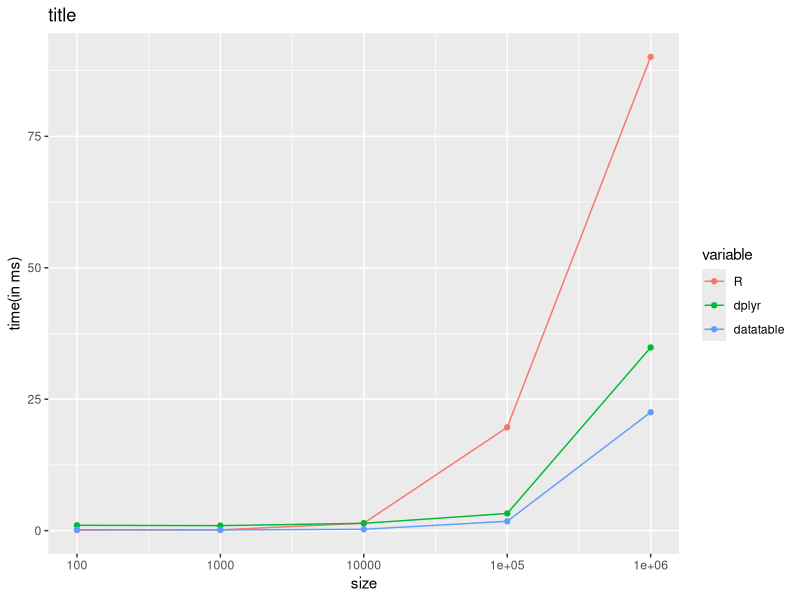
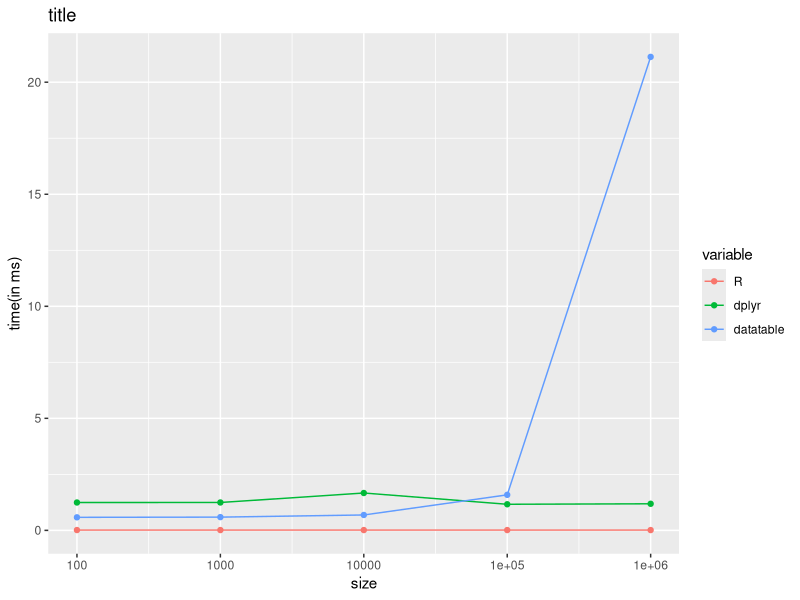

The R script that drew these images, in order: (Note: a time limit stopped this script after it produced the figures.)
# Import the required libraries
# If not installed then use install.packages('...')
# Plots Order:
# 1. Row Subsetting
# 2. Column Subsetting
# 3. Group_by Operation
# 4.
# 5. 

library(data.table)
library(dplyr)
library(microbenchmark)
library(ggplot2)
library(reshape2)

# Set a random seed, so we can reproduce the results
set.seed(1234)

# Breakpoints for data frame sizes
breaks = c(100, 1000, 10000, 100000, 1000000)

# Create a list of 5 data frames of varying lengths
df_list <- lapply(breaks, function(x){
  data.frame(a = runif(x, 0, 1000000), b = runif(x, 0, 1000000),
             c = runif(x, 0, 1000000), d = runif(x, 0, 1000000),
             e = runif(x, 0, 1000000))
})

# Create a list of 5 corresponding data tables 
dt_list <- lapply(df_list, as.data.table)

# Variables to store running time info 
# of in-built R functions, dplyr and data.table
r_time = c()
dplyr_time = c()
dtable_time = c()

plot_variations <- function(R_list, dplyr_list, datatable_list){
  
  # Data frame to hold the timings of microbenchmark 
  # mean values from in-built R, dplyr and data.table
  wide_df = data.frame(size = c(1, 2, 3, 4, 5), R = R_list,
                       dplyr = dplyr_list, datatable = datatable_list)
  
  plot_df = melt(wide_df, id = 'size')
  
  # Plot sizes with time benchmarks
  ggplot(data=plot_df, aes(x=size, y=value, colour=variable,
                           title = "Row Subsetting Comparison")) +
    geom_line() + geom_point() + ylab("time(in ms)") +
    scale_x_continuous(labels = breaks)
}

# Row Subsetting comparisons

# 1. microbenchmark for in-built R row subsetting
r_time <- sapply(df_list, function(x){
  mean(microbenchmark(x[x$a > 100000, ], unit = "ms")$time)/(1000000)
})

# 2. microbenchmark for dplyr row subsetting with filter()
dplyr_time <- sapply(df_list, function(x){
  mean(microbenchmark(filter(x, a > 100000), unit = "ms")$time)/(1000000)
})

# 3. microbenchmark for data.table row subsetting
dtable_time <- sapply(dt_list, function(x){
  mean(microbenchmark(x[a > 100000], unit = "ms")$time)/(1000000)
})

# Row Subsetting Comparison plot with ggplot
plot_variations(r_time, dplyr_time, dtable_time)


# Column Subsetting comparisons

# 1. microbenchmark for in-built R Column subsetting
r_time <- sapply(df_list, function(x){
  mean(microbenchmark(x[c("a", "b")], unit = "ms")$time)/(1000000)
})

# 2. microbenchmark for dplyr Column subsetting with select()
dplyr_time <- sapply(df_list, function(x){
  mean(microbenchmark(select(x, a, b), unit = "ms")$time)/(1000000)
})

# 3. microbenchmark for data.table Column subsetting
dtable_time <- sapply(dt_list, function(x){
  mean(microbenchmark(x[, .(a, b)], unit = "ms")$time)/(1000000)
})

# Row subsetting Comparison plot with ggplot
plot_variations(r_time, dplyr_time, dtable_time)


# Group_By Operation comparisons

# Let's add a year column in our data frames
years <- seq(1950, 2015)

df_list_year <- lapply(df_list, function(x){
  # Get the number of rows in this data frame
  len <- dim(x)[1]
  
  # Get a sample of years 
  year_sample <- sample(years, size = len, replace = T)
  
  # Add the new column
  x$year <- year_sample  
  x
})

# Create a list of 5 corresponding data tables with years column added
dt_list_year <- lapply(df_list_year, as.data.table)

# 1. microbenchmark for in-built R group(aggregate) operation
r_time <- sapply(df_list_year, function(x){
  mean(microbenchmark(aggregate(year ~ ., data = x, mean),
                      unit = "ms", times = 5L)$time)/(1000000)
})

# 2. microbenchmark for dplyr group(aggregate) subsetting with group_by()
dplyr_time <- sapply(df_list_year, function(x){
  mean(microbenchmark(group_by(x, year),
                      unit = "ms", times = 5L)$time)/(1000000)
})

# 3. microbenchmark for data.table group(aggregate) operations
dtable_time <- sapply(dt_list_year, function(x){
  mean(microbenchmark(x[, mean(a), by = year], unit = "ms",
                      times = 5L)$time)/(1000000)
})

# Group(aggregate) operations Comparison plot with ggplot
plot_variations(r_time, dplyr_time, dtable_time)
